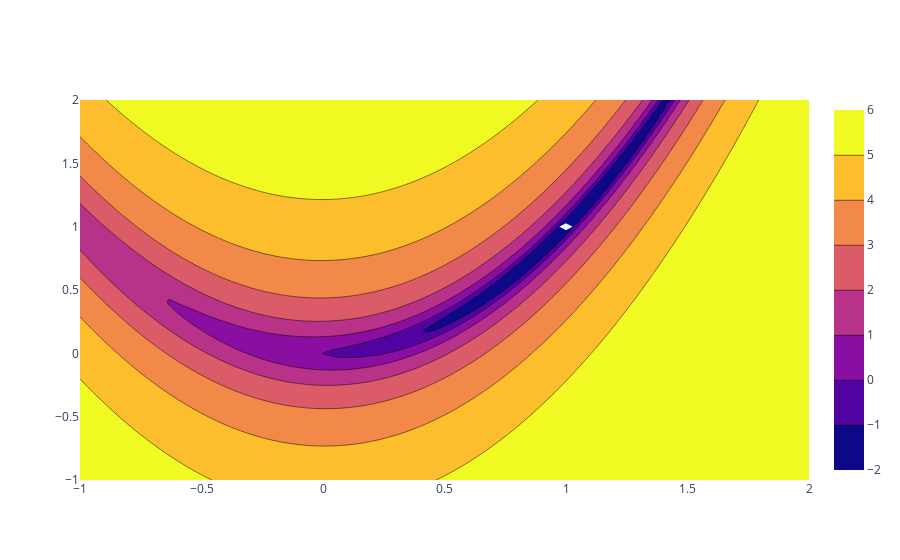

The notebook cell saved with this chart:
### Code cell
# Contour plot
x_values = np.linspace(-1, 2, 100)  # Generate x values between -1 and 2
y_values = np.linspace(-1, 2, 100)  # Generate y values between -1 and 2
X, Y = np.meshgrid(x_values, y_values)
Z = np.log(rosenbrock_xy(X, Y))

fig = go.Figure(data=
    go.Contour(
        z=Z,
        x=x_values,
        y=y_values,
        zmin=-2,  # Set z minimum value
        zmax=6,   # Set z maximum value 
    ))
fig.show()
